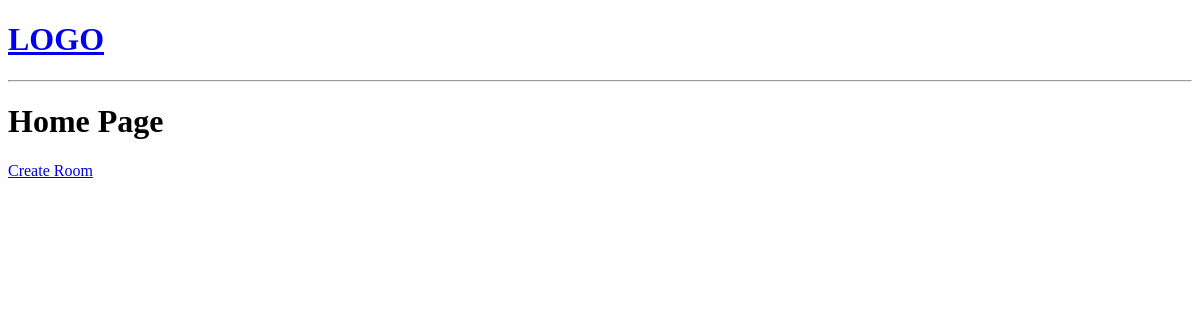
/, run on an earlier commit of the app's database.
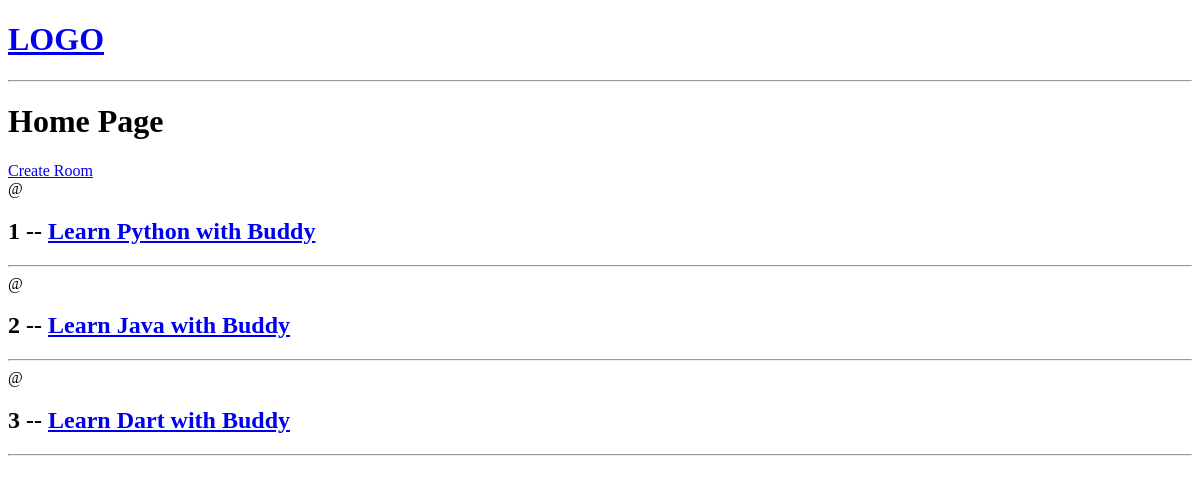
And on a later commit of the database.
### base/models.py (models this page shows, shortened)
class Room(models.Model):
    host = models.ForeignKey(User, on_delete = models.SET_NULL, null = True)
    topic = models.ForeignKey(Topic, on_delete = models.SET_NULL, null = True)
    name = models.CharField(max_length = 200)
    description = models.TextField(null = True, blank = True)
    updated = models.DateTimeField(auto_now = True) #take snapshot of time when modified
    created = models.DateTimeField(auto_now_add = True) #take snapshot of time when created

### base/views.py (the view)
# urls.py: path('', views.home, name='home'),
def home(request):
    rooms = Room.objects.all()
    context = {'rooms':rooms}
    return render(request, 'base/home.html', context)

### base/templates/base/home.html (shortened to what this page needs)
{% extends 'main.html' %}
{% block content %}
<h1>Home Page</h1>
<div>
    <a href="{%url 'create-room' %}">Create Room</a>
    <div>
        {% for room in rooms%}
        <div>
            <span>@{{room.host.username}}</span>
            <h2>{{room.id}} -- <a href="{% url 'room' room.id %}">{{room.name}}</a></h2>
            <hr>
        </div>
        {% endfor %}
    </div>
</div>
{% endblock %}

### templates/main.html (shortened to what this page needs)
<!DOCTYPE html>
<html lang="en">
<head>
</head>
<body>
    {% include 'navbar.html' %}
    {% block content %}
    {% endblock %}
</body>
</html>

### templates/navbar.html
<a href="/">
  <h1>LOGO</h1>
</a>
<hr />

What changed in the data, as far as the page shows it:
added Room: id "1", name "Learn Python with Buddy"
added Room: id "2", name "Learn Java with Buddy"
added Room: id "3", name "Learn Dart with Buddy"
